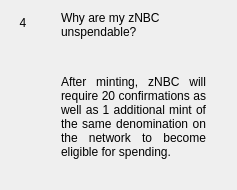
                  <widget class="QWidget" name="widgetFaq4" native="true">
                   <layout class="QHBoxLayout" name="horizontalPage_4" stretch="0,1">
                    <item alignment="Qt::AlignTop">
                     <widget class="QLabel" name="labelNumber4">
                      <property name="minimumSize">
                       <size>
                        <width>24</width>
                        <height>24</height>
                       </size>
                      </property>
                      <property name="maximumSize">
                       <size>
                        <width>16777215</width>
                        <height>24</height>
                       </size>
                      </property>
                      <property name="text">
                       <string>4</string>
                      </property>
                      <property name="alignment">
                       <set>Qt::AlignCenter</set>
                      </property>
                     </widget>
                    </item>
                    <item>
                     <layout class="QVBoxLayout" name="verticalLayoutPage_4">
                      <property name="leftMargin">
                       <number>20</number>
                      </property>
                      <property name="rightMargin">
                       <number>20</number>
                      </property>
                      <item>
                       <widget class="QLabel" name="labelSubtitle4">
                        <property name="text">
                         <string>Why are my zNBC unspendable?</string>
                        </property>
                        <property name="wordWrap">
                         <bool>true</bool>
                        </property>
                       </widget>
                      </item>
                      <item>
                       <spacer name="verticalSpacer_40">
                        <property name="orientation">
                         <enum>Qt::Vertical</enum>
                        </property>
                        <property name="sizeType">
                         <enum>QSizePolicy::Fixed</enum>
                        </property>
                        <property name="sizeHint" stdset="0">
                         <size>
                          <width>20</width>
                          <height>30</height>
                         </size>
                        </property>
                       </spacer>
                      </item>
                      <item>
                       <widget class="QLabel" name="labelContent4">
                        <property name="text">
                         <string>
                           &lt;html&gt;&lt;head/&gt;&lt;body&gt;&lt;p align=&quot;justify&quot;&gt;
                           After minting, zNBC will require 20 confirmations as well as 1
                           additional mint of the same denomination on the network to
                           become eligible for spending.
                           &lt;/p&gt;&lt;/body&gt;&lt;/html&gt;
                         </string>
                        </property>
                        <property name="alignment">
                         <set>Qt::AlignLeading|Qt::AlignLeft|Qt::AlignTop</set>
                        </property>
                        <property name="wordWrap">
                         <bool>true</bool>
                        </property>
                       </widget>
                      </item>
                      <item>
                       <spacer name="verticalSpacer_41">
                        <property name="orientation">
                         <enum>Qt::Vertical</enum>
                        </property>
                        <property name="sizeHint" stdset="0">
                         <size>
                          <width>20</width>
                          <height>20</height>
                         </size>
                        </property>
                       </spacer>
                      </item>
                     </layout>
                    </item>
                   </layout>
                  </widget>
